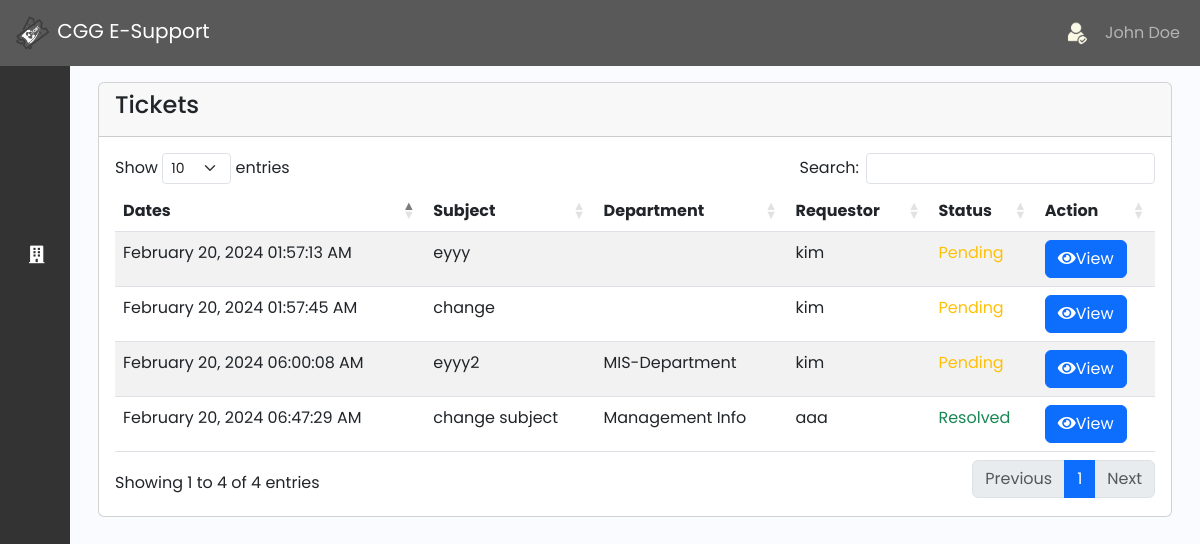
Screenshot of /admin/ticket.php with the database file from the repository.
### tables this page shows
CREATE TABLE `ticket` (
  `ticket_id` int(11) NOT NULL,
  `date` timestamp(6) NOT NULL DEFAULT current_timestamp(6),
  `subject` varchar(30) NOT NULL,
  `company` varchar(50) NOT NULL,
  `branch` varchar(50) NOT NULL,
  `department` varchar(30) NOT NULL,
  `requestor` varchar(50) NOT NULL,
  `concern` varchar(50) NOT NULL,
  `status` varchar(50) NOT NULL DEFAULT 'Pending',
  `comment` text NOT NULL,
  `date_created` timestamp NOT NULL DEFAULT current_timestamp() ON UPDATE current_timestamp()
);

### function/myfunction.php (called while the page is built)
<?php
include('mysql_connect.php');
function getAll($table)
{
    global $con;
    $query = "SELECT * FROM $table";
    return $query_run = mysqli_query($con, $query);
}
?>

### admin/ticket.php (the view, shortened to what this page needs)
<?php include('../function/myfunction.php');
include 'sidebar_navbar.php'
?>
<?php
$ticket = getAll("ticket");
function getStatusColorClass($status)
{
    switch ($status) {
        case 'Pending':
            return 'text-warning';
        case 'Resolved':
            return 'text-success';
    }
}
?>
<!DOCTYPE html>
<html lang="en">
<head>
    <link rel="stylesheet" href="https://cdn.jsdelivr.net/npm/bootstrap@5.3.0-alpha3/dist/css/bootstrap.min.css">
    <link rel="stylesheet" href="https://cdnjs.cloudflare.com/ajax/libs/twitter-bootstrap/5.3.0/css/bootstrap.min.css">
    <link rel="stylesheet" href="https://cdn.datatables.net/1.13.7/css/dataTables.bootstrap5.min.css">
    <link rel="stylesheet" href="https://cdnjs.cloudflare.com/ajax/libs/font-awesome/5.15.4/css/all.min.css">
    <link href="https://cdn.lineicons.com/4.0/lineicons.css" rel="stylesheet" />
    <link rel="stylesheet" href="css/sidebar.css">
</head>
<body>
    <div class="main p-3">
        <div class="container">
            <div class="row">
                <div class="col-md-12">
                    <div class="card">
                        <div class="card-header">
                            <h4>Tickets</h4>
                        </div>
                        <div class="card-body" id="category_table">
                            <table id="example" class="table table-striped" style="width:100%">
                                <thead>
                                    <tr>
                                        <th>Dates</th>
                                        <th>Subject</th>
                                        <th>Department</th>
                                        <th>Requestor</th>
                                        <th>Status</th>
                                        <th>Action</th>
                                    </tr>
                                </thead>
                                <tbody>
                                    <?php
                                    if (mysqli_num_rows($ticket) > 0) {
                                        foreach ($ticket as $item) {
                                    ?>
                                            <tr>
                                                <td><?= date('F j, Y h:i:s A', strtotime($item['date'])); ?></td>
                                                <td><?= $item['subject']; ?></td>
                                                <td><?= $item['department']; ?></td>
                                                <td><?= $item['requestor']; ?></td>
                                                <td class="<?= getStatusColorClass($item['status']); ?>">
                                                    <?= $item['status']; ?>
                                                </td>
                                                <td class="table-action">
                                                    <a href="#" class="btn btn-primary" data-bs-toggle="modal" data-bs-target="#editCompanyModal<?= $item['ticket_id']; ?>"><i class="fas fa-eye"></i>View</a>
                                                </td>
                                            </tr>
                                    <?php
                                        }
                                    } else {
                                        echo "No Records Found!";
                                    }
                                    ?>
                                </tbody>
                            </table>
                        </div>
                    </div>
                </div>
            </div>
        </div>
    </div>
</body>
</html>

### admin/css/sidebar.css (style rules this page uses)
a { text-decoration: none; }
body { font-family: 'Poppins', sans-serif; }
.main { min-height: 100vh; width: 100%; overflow: hidden; transition: all 0.35s ease-in-out; background-color: #fafbfe; }

### rows the page displays
ticket: date "February 20, 2024 01:57:13 AM", subject "eyyy", requestor "kim", status "Pending"
ticket: date "February 20, 2024 01:57:45 AM", subject "change", requestor "kim", status "Pending"
ticket: date "February 20, 2024 06:00:08 AM", subject "eyyy2", department "MIS-Department", requestor "kim", status "Pending"
ticket: date "February 20, 2024 06:47:29 AM", subject "change subject", department "Management Info", requestor "aaa", status "Resolved"
